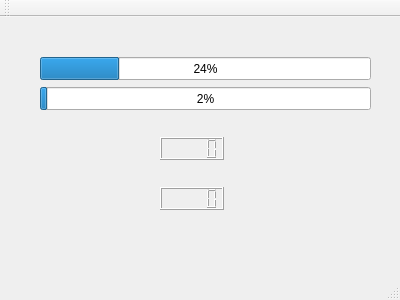
<?xml version="1.0" encoding="UTF-8"?>
<ui version="4.0">
 <class>MainWindow</class>
 <widget class="QMainWindow" name="MainWindow">
  <property name="geometry">
   <rect>
    <x>0</x>
    <y>0</y>
    <width>400</width>
    <height>300</height>
   </rect>
  </property>
  <property name="windowTitle">
   <string>MainWindow</string>
  </property>
  <widget class="QWidget" name="centralWidget">
   <widget class="QProgressBar" name="progressBar">
    <property name="geometry">
     <rect>
      <x>40</x>
      <y>40</y>
      <width>331</width>
      <height>23</height>
     </rect>
    </property>
    <property name="maximum">
     <number>100</number>
    </property>
    <property name="value">
     <number>24</number>
    </property>
   </widget>
   <widget class="QLCDNumber" name="lcdNumber">
    <property name="geometry">
     <rect>
      <x>160</x>
      <y>120</y>
      <width>64</width>
      <height>23</height>
     </rect>
    </property>
    <property name="smallDecimalPoint">
     <bool>false</bool>
    </property>
   </widget>
   <widget class="QLCDNumber" name="lcdNumber_2">
    <property name="geometry">
     <rect>
      <x>160</x>
      <y>170</y>
      <width>64</width>
      <height>23</height>
     </rect>
    </property>
   </widget>
   <widget class="QProgressBar" name="progressBar_2">
    <property name="geometry">
     <rect>
      <x>40</x>
      <y>70</y>
      <width>331</width>
      <height>23</height>
     </rect>
    </property>
    <property name="maximum">
     <number>1000</number>
    </property>
    <property name="value">
     <number>24</number>
    </property>
   </widget>
  </widget>
  <widget class="QMenuBar" name="menuBar">
   <property name="geometry">
    <rect>
     <x>0</x>
     <y>0</y>
     <width>400</width>
     <height>21</height>
    </rect>
   </property>
  </widget>
  <widget class="QToolBar" name="mainToolBar">
   <attribute name="toolBarArea">
    <enum>TopToolBarArea</enum>
   </attribute>
   <attribute name="toolBarBreak">
    <bool>false</bool>
   </attribute>
  </widget>
  <widget class="QStatusBar" name="statusBar"/>
 </widget>
 <layoutdefault spacing="6" margin="11"/>
 <resources/>
 <connections/>
</ui>
